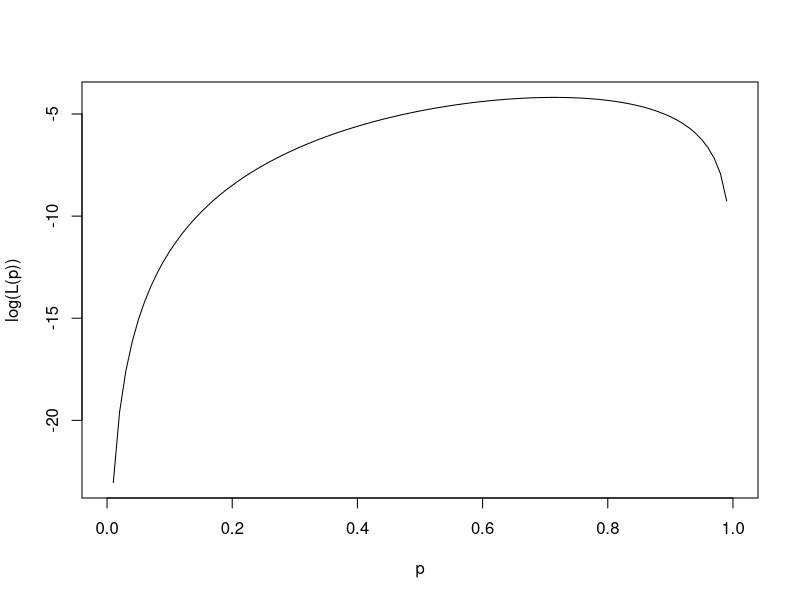

Recreate this plot in R.
# Cuando la Y es mayuscula es una v.a y no se que resultado voy a obtener, tampoco se a quie
# voy a seleccionar
# Y1 ?, Y2=, pero se que cada Yi es una Bernoulli.

# Hay independencia por que el resultado de Y3 no afecta a Y5, mas aun Yi no afecta a Yj, para i defierente j
N <- 15
n <- 7
set.seed(40920)
indica_mue <- sample(N,n)
indica_mue
# Angela bolaños, Gabriela gutierrez, Juliana Sanabria, Manuela Martinez,  
# Marco Prada, María paula Bautista, Wayna
# 1 si tiene mascota, 0 si no tiene mascota
mascota <- c(1, 0, 1, 1, 0, 1,  1) # y1, ..y7 (y aca es minuscula)

# Ejercicio
# Calcular la funcion de verosimilitud

# funcione_ejemplo <- function(x){
#   x*sin(x)
# }
# 
# funcione_ejemplo(pi/2)
# (pi/2 ) * sin(pi/2)

y <- mascota
suma_y <- sum(y) # 5
n <- length(y) # 7

logL <- function(p){
suma_y * log(p) + (n - suma_y) * log(1-p)  
}

logL <- function(p){
  5 * log(p) + 2 * log(1-p)  
}

curve(logL, from = 0, to = 1, xlab = "p", ylab = "log(L(p))")

logL(5/7) # Se maxima la verfosimilitu acá
logL(6/7)

# Calculemos la proabilidad de que que los 15 estudiantes más de 10 tenga mascotas
# 1 - P(Y < = 9)
1 - pbinom(q = 9, size = 15, prob = 5/7)


# Estimar mu y sigma cuadrado para la muestra seleccionada

# Angela bolaños, Gabriela gutierrez, Juliana Sanabria, Manuela Martinez,  
# Marco Prada, María paula Bautista, Wayna
# Estatura
y <- c(167, 173, 164, 169, 174, 160, 178)

# Estimar mu
mean(y) # 169.2857

# Estimar sigma ^2
var(y)

# Estimar sigma
sd(y) # 6.21059
sqrt(var(y))

# Calcular la probabiliad de  que alguien en el curso mida más de 1.80
1 - pnorm(q = 180, mean = 169.2857, sd = 6.21059)

# Mas o menos 
15 *  0.04224876
